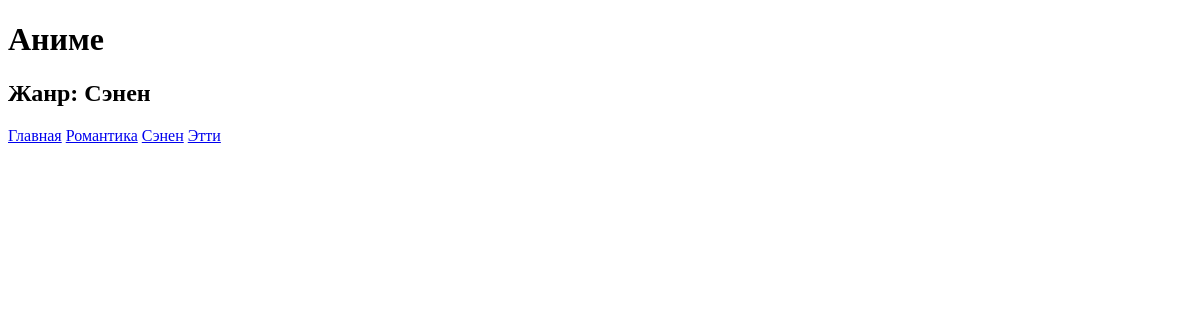
/mylist/1/, run on an earlier commit of the app's database.
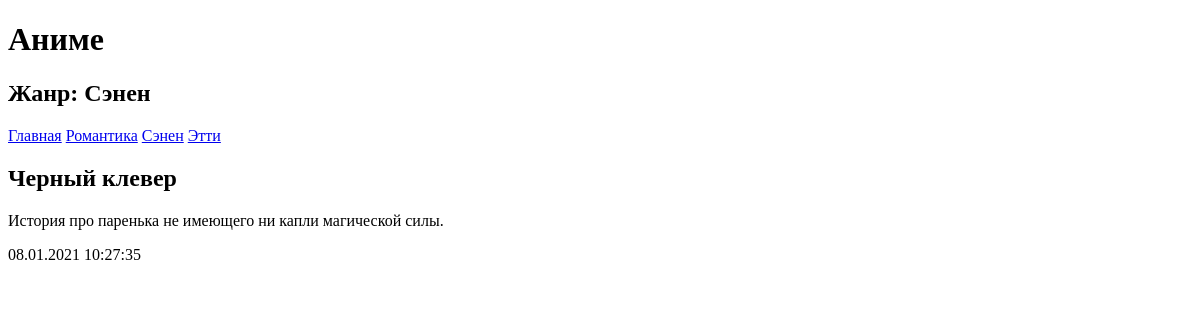
And on a later commit of the database.
### myList/models.py (models this page shows, shortened)
class Rubric(models.Model):
    name = models.CharField(max_length=20, db_index=True, verbose_name='Название')
    class Meta:
        verbose_name_plural = 'Жанры'
        verbose_name = 'Жанр'
        ordering = ['name']

class Bb(models.Model):
    title = models.CharField(max_length=50, verbose_name='Аниме')
    content = models.TextField(null=True, blank=True, verbose_name='Описание')
    views = models.FloatField(null=True, blank=True, verbose_name='Просмотры')
    published = models.DateTimeField(auto_now_add=True, db_index=True, verbose_name='Опубликовано')
    rubric = models.ForeignKey('Rubric', null=True, on_delete=models.PROTECT, verbose_name='Жанры')
    class Meta:
        verbose_name_plural = 'Список аниме'
        verbose_name = 'Аниме'
        ordering = ['-published']

### myList/views.py (the view)
# urls.py: path('<int:rubric_id>/', by_rubric, name='by_rubric'),
def by_rubric(request, rubric_id):
    bbs = Bb.objects.filter(rubric=rubric_id)
    rubrics = Rubric.objects.all()
    current_rubric = Rubric.objects.get(pk=rubric_id)
    context = {'bbs': bbs, 'rubrics': rubrics, 'current_rubric': current_rubric}
    return render(request, 'myList/by_rubric.html', context)

### myList/templates/myList/by_rubric.html (shortened to what this page needs)
<!DOCTYPE html>
<html lang="en">
<head>
</head>
<body>
  <h1>Аниме</h1>
  <h2>Жанр: {{ current_rubric.name }}</h2>
  <div>
    <a href="/myList">Главная</a>
    {% for rubric in rubrics %}
      <a href="{% url 'by_rubric' rubric.pk %}">{{ rubric.name }}</a>
    {% endfor %}
  </div>
  {% for bb in bbs %}
    <div>
      <h2>{{ bb.title }}</h2>
      <p>{{ bb.content }}</p>
      <p>{{ bb.published|date:"d.m.Y H:i:s" }}</p>
    </div>
  {% endfor %}
</body>
</html>

What changed in the data, as far as the page shows it:
now on this page (row edited): Bb: title "Черный клевер", content "История про паренька не имеющего ни капли магической силы.", published "08.01.2021 10:27:35"
